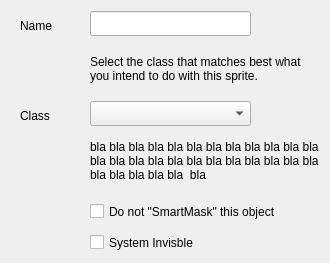
  <widget class="CWizPageGeneral" name="pageGeneral">
   <property name="subTitle">
    <string>General</string>
   </property>
   <widget class="QLabel" name="sClass">
    <property name="geometry">
     <rect>
      <x>90</x>
      <y>130</y>
      <width>231</width>
      <height>61</height>
     </rect>
    </property>
    <property name="text">
     <string>bla bla bla bla bla bla bla bla bla bla bla bla bla bla bla bla bla bla bla bla bla bla bla bla bla bla bla bla bla  bla</string>
    </property>
    <property name="textFormat">
     <enum>Qt::PlainText</enum>
    </property>
    <property name="scaledContents">
     <bool>false</bool>
    </property>
    <property name="wordWrap">
     <bool>true</bool>
    </property>
   </widget>
   <widget class="QCheckBox" name="cInvisible">
    <property name="geometry">
     <rect>
      <x>90</x>
      <y>231</y>
      <width>121</width>
      <height>23</height>
     </rect>
    </property>
    <property name="whatsThis">
     <string>By clicking this box, you will enable this sprite to be invisible but still affect other sprite colliding with it.</string>
    </property>
    <property name="text">
     <string>System Invisble</string>
    </property>
   </widget>
   <widget class="QComboBox" name="cbClass">
    <property name="geometry">
     <rect>
      <x>90</x>
      <y>101</y>
      <width>161</width>
      <height>25</height>
     </rect>
    </property>
   </widget>
   <widget class="QLineEdit" name="eName">
    <property name="geometry">
     <rect>
      <x>90</x>
      <y>11</y>
      <width>161</width>
      <height>25</height>
     </rect>
    </property>
    <property name="toolTip">
     <string>This is the human readable name for the object</string>
    </property>
    <property name="maxLength">
     <number>31</number>
    </property>
   </widget>
   <widget class="QLabel" name="label_4">
    <property name="geometry">
     <rect>
      <x>20</x>
      <y>18</y>
      <width>52</width>
      <height>15</height>
     </rect>
    </property>
    <property name="text">
     <string>Name</string>
    </property>
   </widget>
   <widget class="QLabel" name="label_5">
    <property name="geometry">
     <rect>
      <x>20</x>
      <y>108</y>
      <width>52</width>
      <height>15</height>
     </rect>
    </property>
    <property name="text">
     <string>Class</string>
    </property>
   </widget>
   <widget class="QCheckBox" name="cNoSmartMap">
    <property name="geometry">
     <rect>
      <x>90</x>
      <y>200</y>
      <width>211</width>
      <height>23</height>
     </rect>
    </property>
    <property name="whatsThis">
     <string>Smart masking allows the engine to detect empty portion of image and avoid causing false positive for collision detection. By clicking this box you can disable this feature for this sprite.</string>
    </property>
    <property name="text">
     <string>Do not &quot;SmartMask&quot; this object</string>
    </property>
   </widget>
   <widget class="QLabel" name="label_6">
    <property name="geometry">
     <rect>
      <x>90</x>
      <y>55</y>
      <width>221</width>
      <height>31</height>
     </rect>
    </property>
    <property name="text">
     <string>Select the class that matches best what you intend to do with this sprite.</string>
    </property>
    <property name="alignment">
     <set>Qt::AlignLeading|Qt::AlignLeft|Qt::AlignTop</set>
    </property>
    <property name="wordWrap">
     <bool>true</bool>
    </property>
   </widget>
  </widget>
